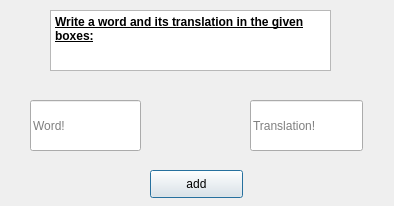
<?xml version="1.0" encoding="UTF-8"?>
<ui version="4.0">
 <class>SecDialog</class>
 <widget class="QDialog" name="SecDialog">
  <property name="geometry">
   <rect>
    <x>0</x>
    <y>0</y>
    <width>394</width>
    <height>206</height>
   </rect>
  </property>
  <property name="windowTitle">
   <string>Dialog</string>
  </property>
  <widget class="QTextBrowser" name="textBrowser">
   <property name="geometry">
    <rect>
     <x>50</x>
     <y>10</y>
     <width>281</width>
     <height>61</height>
    </rect>
   </property>
   <property name="html">
    <string>&lt;!DOCTYPE HTML PUBLIC &quot;-//W3C//DTD HTML 4.0//EN&quot; &quot;http://www.w3.org/TR/REC-html40/strict.dtd&quot;&gt;
&lt;html&gt;&lt;head&gt;&lt;meta name=&quot;qrichtext&quot; content=&quot;1&quot; /&gt;&lt;style type=&quot;text/css&quot;&gt;
p, li { white-space: pre-wrap; }
&lt;/style&gt;&lt;/head&gt;&lt;body style=&quot; font-family:'MS Shell Dlg 2'; font-size:7.8pt; font-weight:400; font-style:normal;&quot;&gt;
&lt;p style=&quot; margin-top:0px; margin-bottom:0px; margin-left:0px; margin-right:0px; -qt-block-indent:0; text-indent:0px;&quot;&gt;&lt;span style=&quot; font-family:'MS Shell Dlg 2'; font-size:9pt; font-weight:600; text-decoration: underline;&quot;&gt;Write a word and its translation in the given boxes:&lt;/span&gt;&lt;/p&gt;&lt;/body&gt;&lt;/html&gt;</string>
   </property>
  </widget>
  <widget class="QPushButton" name="add">
   <property name="geometry">
    <rect>
     <x>150</x>
     <y>170</y>
     <width>93</width>
     <height>28</height>
    </rect>
   </property>
   <property name="text">
    <string>add</string>
   </property>
  </widget>
  <widget class="QLineEdit" name="lineEdit">
   <property name="geometry">
    <rect>
     <x>30</x>
     <y>100</y>
     <width>111</width>
     <height>51</height>
    </rect>
   </property>
   <property name="placeholderText">
    <string>Word!</string>
   </property>
  </widget>
  <widget class="QLineEdit" name="lineEdit_2">
   <property name="geometry">
    <rect>
     <x>250</x>
     <y>100</y>
     <width>113</width>
     <height>51</height>
    </rect>
   </property>
   <property name="accessibleName">
    <string/>
   </property>
   <property name="accessibleDescription">
    <string/>
   </property>
   <property name="inputMask">
    <string/>
   </property>
   <property name="text">
    <string/>
   </property>
   <property name="readOnly">
    <bool>false</bool>
   </property>
   <property name="placeholderText">
    <string>Translation!</string>
   </property>
  </widget>
 </widget>
 <resources/>
 <connections>
  <connection>
   <sender>lineEdit</sender>
   <signal>textChanged(QString)</signal>
   <receiver>SecDialog</receiver>
   <slot>open()</slot>
   <hints>
    <hint type="sourcelabel">
     <x>85</x>
     <y>125</y>
    </hint>
    <hint type="destinationlabel">
     <x>196</x>
     <y>102</y>
    </hint>
   </hints>
  </connection>
  <connection>
   <sender>lineEdit_2</sender>
   <signal>textChanged(QString)</signal>
   <receiver>SecDialog</receiver>
   <slot>open()</slot>
   <hints>
    <hint type="sourcelabel">
     <x>306</x>
     <y>125</y>
    </hint>
    <hint type="destinationlabel">
     <x>196</x>
     <y>102</y>
    </hint>
   </hints>
  </connection>
 </connections>
</ui>
